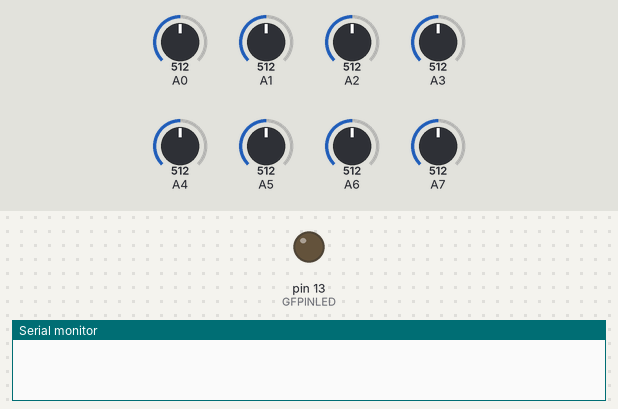
The sketch below on a simulated Arduino Uno, built with avr-gcc and run on an emulated ATmega328P. Shown: output pins drawn as LEDs (lit = HIGH), the last lines printed to the serial monitor. Dashed ring = blinking. Inputs (shaded band) come from the test bench; at power-on: A0 = 512, A1 = 512, A2 = 512, A3 = 512, A4 = 512, A5 = 512, A6 = 512, A7 = 512.

Above: at 0.2 s.
At 2.5 s:
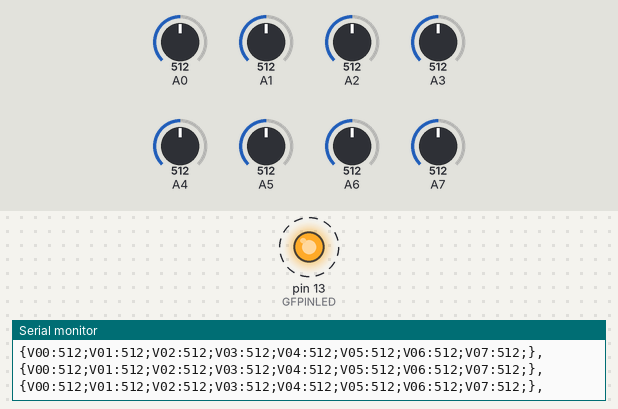
Timing chart, 0 to 3.0 s (numbered marks = the images above):
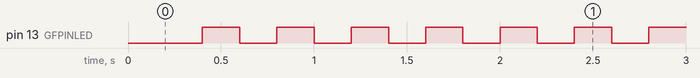

The sketch:

sketch_device.ino
```cpp
#define GFPINLED 13
#define BATTERYBUTTON 4
#define UNITNAME "V"
#define DEVICENUM 0
#define GFTERM ';'
#define GFSPLITTER ':'
uint32_t myTimer = 0;
bool LEDflag=false;
char target[] = "hello";
byte i;
int gfVolt[8]={0,0,0,0,0,0,0,0};

void setup() {
  // put your setup code here, to run once:
 pinMode(GFPINLED, OUTPUT);
 Serial.begin(9600);
}

void loop() {
  // put your main code here, to run repeatedly:

	if (millis()-myTimer >=200){
		myTimer=millis();
		digitalWrite(13, LEDflag);
		LEDflag=!LEDflag;

    for (i=0;i<8;++i) {
      gfVolt[i]=analogRead(i);
    }
    Serial.print("{");
    for (i=0;i<8;++i) {
      Serial.print(UNITNAME); Serial.print(DEVICENUM); Serial.print(i); Serial.print(':'); Serial.print(gfVolt[i]); Serial.print(GFTERM);
    }
    Serial.println("},");
	}
}
```

Measured:
- by itself, pin 13 (GFPINLED): alternates HIGH for 0.20 s and LOW for 0.20 s
